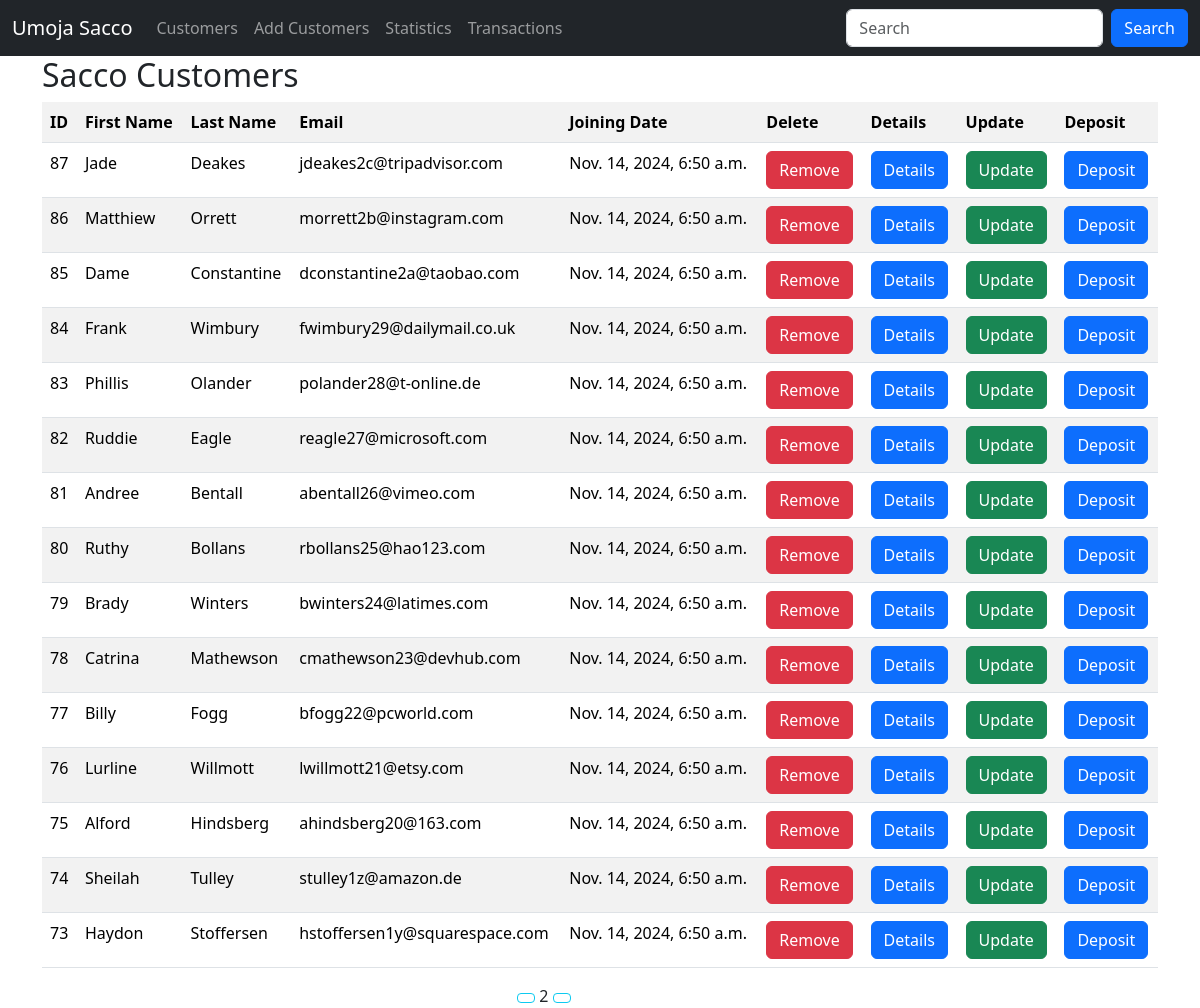
Page /?page=2 (signed in) on the committed database.
### sacco/models.py (models this page shows, shortened)
class Customer(models.Model):
    first_name = models.CharField(max_length=30)
    last_name = models.CharField(max_length=30)
    email = models.EmailField(unique=True)
    dob = models.DateField()
    gender = models.CharField(max_length=10)
    weight = models.PositiveIntegerField(default=0)
    profile_pic = models.ImageField(upload_to=generate_unique_name, null=True)
    created_at = models.DateTimeField(auto_now_add=True)
    updated_at = models.DateTimeField(auto_now=True)
    class Meta:
        db_table = 'customers'

### sacco/views.py (the view)
# urls.py: path('', views.customers, name='customers'),
@login_required
def customers(request):
    data = Customer.objects.all().order_by('-id').values() # select * from customers
    paginator = Paginator(data, 15)
    page_number = request.GET.get('page', 1)
    try:
        paginated_data = paginator.page(page_number)
    except PageNotAnInteger | EmptyPage:
        paginated_data = paginator.page(1)
    return render(request, 'customers.html', {"data" : paginated_data} )

### templates/customers.html (shortened to what this page needs)
{% extends 'master.html' %}
{% block content %}
    <div class="container">
    <h2>Sacco Customers</h2>
    <table class="table table-striped">
        <tr>
            <th>ID</th>
            <th>First Name</th>
            <th>Last Name</th>
            <th>Email</th>
            <th>Joining Date</th>
            <th>Delete</th>
            <th>Details</th>
            <th>Update</th>
            <th>Deposit</th>
        </tr>
        {% for customer in data.object_list %}
        	<tr>
                <td>{{ customer.id }}</td>
                <td>{{ customer.first_name }}</td>
                <td>{{ customer.last_name }}</td>
                <td>{{ customer.email }}</td>
                <td>{{ customer.created_at }}</td>
                {% if perms.sacco.delete_customer %}
                	<td>
                        <a class="btn btn-danger" href="{% url 'delete_customer' customer.id %}">Remove</a>
                    </td>
                {% endif %}
                {% if perms.sacco.view_customer %}
                	<td>
                        <a class="btn btn-primary" href="{% url 'customer_details' customer.id %}">Details</a>
                    </td>
                {% endif %}
                {% if perms.sacco.change_customer %}
                	<td>
                        <a class="btn btn-success" href="{% url 'update_customer' customer.id %}">Update</a>
                    </td>
                {% endif %}
                {% if perms.sacco.add_deposit %}
                	<td>
                        <a class="btn btn-primary" href="{% url 'deposit' customer.id %}">Deposit</a>
                    </td>
                {% endif %}
            </tr>
        {% empty %}
        	<p>No customers in the sacco</p>
        {% endfor %}
    </table>
    <div class="row justify-content-center">
        <div class="col-sm-2">
            {% if data.has_previous %}
                <a class="btn btn-outline-info btn-sm" href="?page={{ data.previous_page_number }}"></a>
            {% endif %}
            <span>{{ data.number }}</span>
            {% if data.has_next %}
                <a class="btn btn-outline-info btn-sm" href="?page={{ data.next_page_number }}"></a>
            {% endif %}
        </div>
    </div>
    </div>
{% endblock %}

### rows in the picture
Customer: id "87", first_name "Jade", last_name "Deakes", email "jdeakes2c@tripadvisor.com", created_at "Nov. 14, 2024, 6:50 a.m."
Customer: id "86", first_name "Matthiew", last_name "Orrett", email "morrett2b@instagram.com", created_at "Nov. 14, 2024, 6:50 a.m."
Customer: id "85", first_name "Dame", last_name "Constantine", email "dconstantine2a@taobao.com", created_at "Nov. 14, 2024, 6:50 a.m."
Customer: id "84", first_name "Frank", last_name "Wimbury", email "fwimbury29@dailymail.co.uk", created_at "Nov. 14, 2024, 6:50 a.m."
Customer: id "83", first_name "Phillis", last_name "Olander", email "polander28@t-online.de", created_at "Nov. 14, 2024, 6:50 a.m."
Customer: id "82", first_name "Ruddie", last_name "Eagle", email "reagle27@microsoft.com", created_at "Nov. 14, 2024, 6:50 a.m."
Customer: id "81", first_name "Andree", last_name "Bentall", email "abentall26@vimeo.com", created_at "Nov. 14, 2024, 6:50 a.m."
Customer: id "80", first_name "Ruthy", last_name "Bollans", email "rbollans25@hao123.com", created_at "Nov. 14, 2024, 6:50 a.m."
Customer: id "79", first_name "Brady", last_name "Winters", email "bwinters24@latimes.com", created_at "Nov. 14, 2024, 6:50 a.m."
Customer: id "78", first_name "Catrina", last_name "Mathewson", email "cmathewson23@devhub.com", created_at "Nov. 14, 2024, 6:50 a.m."
Customer: id "77", first_name "Billy", last_name "Fogg", email "bfogg22@pcworld.com", created_at "Nov. 14, 2024, 6:50 a.m."
Customer: id "76", first_name "Lurline", last_name "Willmott", email "lwillmott21@etsy.com", created_at "Nov. 14, 2024, 6:50 a.m."
Customer: id "75", first_name "Alford", last_name "Hindsberg", email "ahindsberg20@163.com", created_at "Nov. 14, 2024, 6:50 a.m."
Customer: id "74", first_name "Sheilah", last_name "Tulley", email "stulley1z@amazon.de", created_at "Nov. 14, 2024, 6:50 a.m."
Customer: id "73", first_name "Haydon", last_name "Stoffersen", email "hstoffersen1y@squarespace.com", created_at "Nov. 14, 2024, 6:50 a.m."

### other values in the picture
{{ data.number }} "2"
